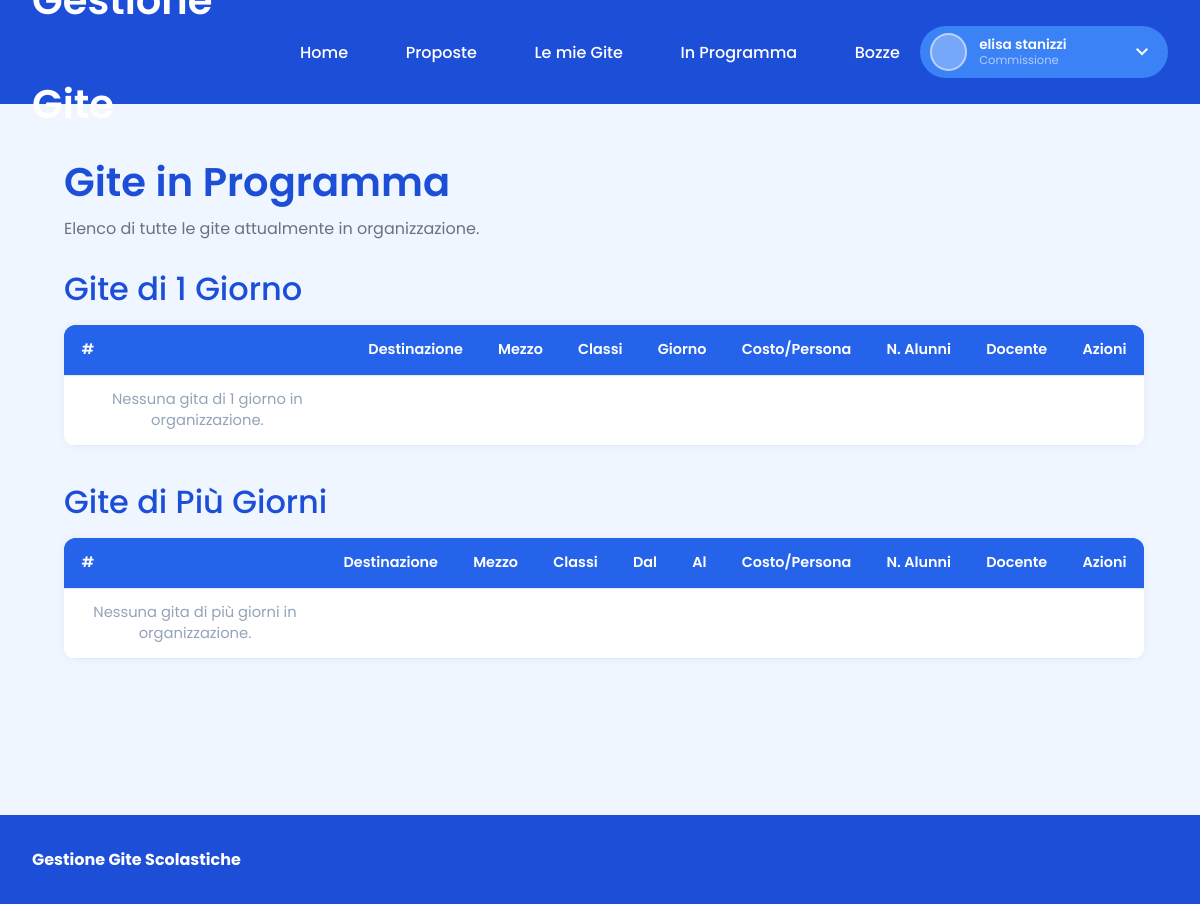
Before: /inProgramma.php (signed in) with the older database file.
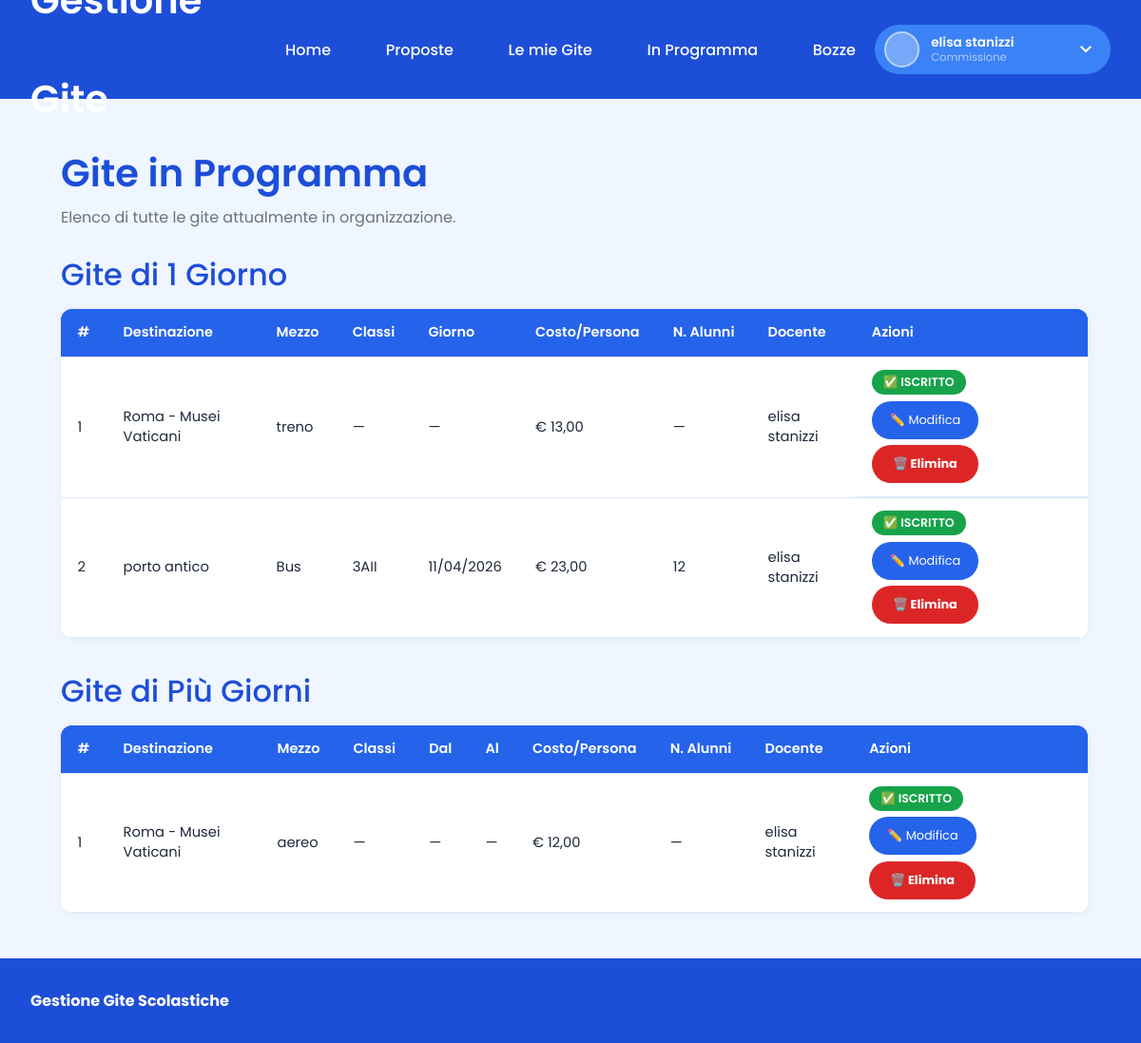
After: the same page with the newer database file.
### tables this page shows
CREATE TABLE `gita1g` (
  `idGita` int(11) NOT NULL,
  `idUtente` int(11) NOT NULL,
  `destinazione` varchar(255) NOT NULL,
  `descrizione` varchar(50) DEFAULT NULL,
  `mezzo` varchar(100) DEFAULT NULL,
  `periodo` varchar(100) DEFAULT NULL,
  `giorno` date DEFAULT NULL,
  `costoMezzo` decimal(10,2) DEFAULT NULL,
  `costoAttivita` decimal(10,2) DEFAULT NULL,
  `costoAPersona` decimal(10,2) DEFAULT NULL,
  `numAlunni` int(11) DEFAULT NULL,
  `classi` varchar(20) DEFAULT NULL,
  `idStato` int(11) NOT NULL
);

CREATE TABLE `gite5` (
  `idGita` int(11) NOT NULL,
  `idUtente` int(11) NOT NULL,
  `destinazione` varchar(255) NOT NULL,
  `descrizione` varchar(50) DEFAULT NULL,
  `mezzo` varchar(100) DEFAULT NULL,
  `periodo` varchar(100) DEFAULT NULL,
  `giornoInizio` date DEFAULT NULL,
  `giornoFine` date DEFAULT NULL,
  `costoAPersona` decimal(10,2) DEFAULT NULL,
  `numAlunni` int(11) DEFAULT NULL,
  `classi` varchar(20) DEFAULT NULL,
  `idStato` int(11) NOT NULL
);

### inProgramma.php (the view, shortened to what the changed rows need)
<?php
include('nav.php');
$ruolo           = $_SESSION['ruolo']     ?? 0;
$idUtenteLoggato = intval($_SESSION['id_utente'] ?? 0);
$res1g = mysqli_query($conn,
    "SELECT g.*, CONCAT(u.Nome, ' ', u.Cognome) AS autore
     FROM gita1g g JOIN utente u ON g.idUtente = u.IDUtente
     WHERE g.idStato = 4 ORDER BY g.giorno ASC"
);
$res5g = mysqli_query($conn,
    "SELECT g.*, CONCAT(u.Nome, ' ', u.Cognome) AS autore
     FROM gite5 g JOIN utente u ON g.idUtente = u.IDUtente
     WHERE g.idStato = 4 ORDER BY g.giornoInizio ASC"
);
?>
<!DOCTYPE html>
<html lang="it">
<head>
    <link rel="stylesheet" href="style.css">
    <link rel="stylesheet" href="vetrina.css">
    <link rel="stylesheet" href="style_custom.css">
</head>
<body>
<div class="container">
<main class="content bozze-padding">
<div class="hero-section" style="margin-bottom:1.5rem;">
    <h2 style="margin-bottom:0.25rem;color:var(--blue-700);">Gite in Programma</h2>
</div>
<div class="table-section"><div class="table-container">
<table>
<thead><tr>
    <th>#</th><th>Destinazione</th><th>Mezzo</th><th>Classi</th>
    <th>Giorno</th><th>Costo/Persona</th><th>N. Alunni</th><th>Docente</th><th>Azioni</th>
</tr></thead>
<tbody>
<?php
$n = 1;
if ($res1g && mysqli_num_rows($res1g) > 0):
    while ($row = mysqli_fetch_assoc($res1g)):
        $id      = intval($row['idGita']);
        $dest    = htmlspecialchars($row['destinazione'] ?? '');
        $mezzo   = htmlspecialchars($row['mezzo']   ?? '');
        $classi  = htmlspecialchars($row['classi']  ?? '');
        $giorno  = $row['giorno'] ? date('d/m/Y', strtotime($row['giorno'])) : '—';
        $giornoV = $row['giorno'] ?? '';
        $costo   = $row['costoAPersona'] !== null ? '&euro; ' . number_format($row['costoAPersona'], 2, ',', '.') : '—';
        $numAl   = $row['numAlunni'] ?? '';
        $autore  = htmlspecialchars($row['autore'] ?? '');
        $costoMV = $row['costoMezzo']    ?? '';
        $costoAV = $row['costoAttivita'] ?? '';
        $costoPA = $row['costoAPersona'] ?? '';
        $dJ      = htmlspecialchars($row['destinazione'] ?? '', ENT_QUOTES);
        $chk = mysqli_query($conn, "SELECT id FROM accompagnatori WHERE idgita=$id AND idutente=$idUtenteLoggato AND tipo_gita='1g'");
        $giaPart = ($chk && mysqli_num_rows($chk) > 0) || ($row['idUtente'] == $idUtenteLoggato);
?>
    <tr>
        <td><?php echo $n++; ?></td>
        <td><?php echo $dest; ?></td>
        <td><?php echo $mezzo ?: '—'; ?></td>
        <td><?php echo $classi ?: '—'; ?></td>
        <td><?php echo $giorno; ?></td>
        <td><?php echo $costo; ?></td>
        <td><?php echo $numAl ?: '—'; ?></td>
        <td><?php echo $autore; ?></td>
        <td style="display:flex;gap:0.4rem;flex-wrap:wrap;align-items:center;">
            <?php if ($giaPart): ?>
                <span class="badge badge-success" style="font-size:0.78rem;">✅ Iscritto</span>
            <?php endif; ?>
            <?php if ($ruolo == 2): ?>
            <button type="button" class="button xs"
                data-id="<?php echo $id; ?>"
                data-dest="<?php echo $dJ; ?>"
                data-desc="<?php echo htmlspecialchars($row['descrizione'] ?? '', ENT_QUOTES); ?>"
                data-mezzo="<?php echo htmlspecialchars($row['mezzo'] ?? '', ENT_QUOTES); ?>"
                data-periodo="<?php echo htmlspecialchars($row['periodo'] ?? '', ENT_QUOTES); ?>"
                data-classi="<?php echo htmlspecialchars($row['classi'] ?? '', ENT_QUOTES); ?>"
                data-giorno="<?php echo $giornoV; ?>"
                data-costo-mezzo="<?php echo $costoMV; ?>"
                data-costo-att="<?php echo $costoAV; ?>"
                data-costo-ap="<?php echo $costoPA; ?>"
                data-num-alunni="<?php echo $numAl; ?>"
                onclick="apriMod1g(this)">✏️ Modifica</button>
            <button type="button" class="button cancel xs"
                data-id="<?php echo $id; ?>"
                data-dest="<?php echo $dJ; ?>"
                data-tab="gita1g"
                onclick="apriElimina(this)">🗑️ Elimina</button>
            <?php endif; ?>
        </td>
    </tr>
<?php endwhile; else: ?>
    <tr><td colspan="9" style="text-align:center;color:#94a3b8;">Nessuna gita di 1 giorno in organizzazione.</td></tr>
<?php endif; ?>
</tbody>
</table>
</div></div>
<div class="table-section"><div class="table-container">
<table>
<thead><tr>
    <th>#</th><th>Destinazione</th><th>Mezzo</th><th>Classi</th>
    <th>Dal</th><th>Al</th><th>Costo/Persona</th><th>N. Alunni</th><th>Docente</th><th>Azioni</th>
</tr></thead>
<tbody>
<?php
$n = 1;
if ($res5g && mysqli_num_rows($res5g) > 0):
    while ($row = mysqli_fetch_assoc($res5g)):
        $id     = intval($row['idGita']);
        $dest   = htmlspecialchars($row['destinazione'] ?? '');
        $mezzo  = htmlspecialchars($row['mezzo']   ?? '');
        $classi = htmlspecialchars($row['classi']  ?? '');
        $gi     = $row['giornoInizio'] ? date('d/m/Y', strtotime($row['giornoInizio'])) : '—';
        $gf     = $row['giornoFine']   ? date('d/m/Y', strtotime($row['giornoFine']))   : '—';
        $giV    = $row['giornoInizio'] ?? '';
        $gfV    = $row['giornoFine']   ?? '';
        $costo  = $row['costoAPersona'] !== null ? '&euro; ' . number_format($row['costoAPersona'], 2, ',', '.') : '—';
        $numAl  = $row['numAlunni'] ?? '';
        $autore = htmlspecialchars($row['autore'] ?? '');
        $costoPA = $row['costoAPersona'] ?? '';
        $dJ     = htmlspecialchars($row['destinazione'] ?? '', ENT_QUOTES);
        $chk = mysqli_query($conn, "SELECT id FROM accompagnatori WHERE idgita=$id AND idutente=$idUtenteLoggato AND tipo_gita='5g'");
        $giaPart = ($chk && mysqli_num_rows($chk) > 0) || ($row['idUtente'] == $idUtenteLoggato);
?>
    <tr>
        <td><?php echo $n++; ?></td>
        <td><?php echo $dest; ?></td>
        <td><?php echo $mezzo ?: '—'; ?></td>
        <td><?php echo $classi ?: '—'; ?></td>
        <td><?php echo $gi; ?></td>
        <td><?php echo $gf; ?></td>
        <td><?php echo $costo; ?></td>
        <td><?php echo $numAl ?: '—'; ?></td>
        <td><?php echo $autore; ?></td>
        <td style="display:flex;gap:0.4rem;flex-wrap:wrap;align-items:center;">
            <?php if ($giaPart): ?>
                <span class="badge badge-success" style="font-size:0.78rem;">✅ Iscritto</span>
            <?php endif; ?>
            <?php if ($ruolo == 2): ?>
            <button type="button" class="button xs"
                data-id="<?php echo $id; ?>"
                data-dest="<?php echo $dJ; ?>"
                data-desc="<?php echo htmlspecialchars($row['descrizione'] ?? '', ENT_QUOTES); ?>"
                data-mezzo="<?php echo htmlspecialchars($row['mezzo'] ?? '', ENT_QUOTES); ?>"
                data-periodo="<?php echo htmlspecialchars($row['periodo'] ?? '', ENT_QUOTES); ?>"
                data-classi="<?php echo htmlspecialchars($row['classi'] ?? '', ENT_QUOTES); ?>"
                data-gi="<?php echo $giV; ?>"
                data-gf="<?php echo $gfV; ?>"
                data-costo-ap="<?php echo $costoPA; ?>"
                data-num-alunni="<?php echo $numAl; ?>"
                onclick="apriMod5g(this)">✏️ Modifica</button>
            <button type="button" class="button cancel xs"
                data-id="<?php echo $id; ?>"
                data-dest="<?php echo $dJ; ?>"
                data-tab="gite5"
                onclick="apriElimina(this)">🗑️ Elimina</button>
            <?php endif; ?>
        </td>
    </tr>
<?php endwhile; else: ?>
    <tr><td colspan="10" style="text-align:center;color:#94a3b8;">Nessuna gita di più giorni in organizzazione.</td></tr>
<?php endif; ?>
</tbody>
</table>
</div></div>
</main>
</div>
</body>
</html>

Changed rows visible on the page:
added gita1g: destinazione "Roma - Musei Vaticani", mezzo "treno", classi "—", giorno "—", costoAPersona "€ 13,00", numAlunni "—", autore "elisa stanizzi", shows "✅ ISCRITTO"
added gita1g: destinazione "porto antico", mezzo "Bus", classi "3AII", giorno "11/04/2026", costoAPersona "€ 23,00", numAlunni "12", autore "elisa stanizzi", shows "✅ ISCRITTO"
added gite5: destinazione "Roma - Musei Vaticani", mezzo "aereo", classi "—", giornoInizio "—", giornoFine "—", costoAPersona "€ 12,00", numAlunni "—", autore "elisa stanizzi", shows "✅ ISCRITTO"
Other visible differences:
text no longer shown: "Nessuna gita di 1 giorno in organizzazione. Nessuna gita di più giorni in organizzazione."
